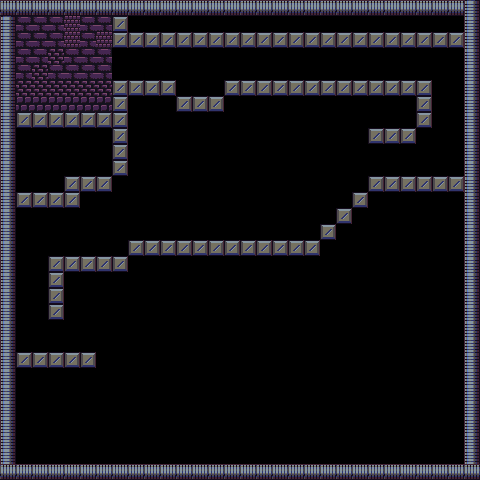

This game map was drawn from its Tiled (.tmx) file and the tilesets committed beside it. A one-line description and the trimmed map source follow:
An orthogonal 30x30 tile map with 16x16 px tiles, 5 tile layers (Collision, Background 1, Main, Foreground, ...).

<map version="1.0" tiledversion="1.1.6" orientation="orthogonal" renderorder="left-up" width="30" height="30" tilewidth="16" tileheight="16" infinite="0" nextobjectid="8">
 <tileset firstgid="1" name="sheet" tilewidth="16" tileheight="16" tilecount="440" columns="20">
  <image source="sheet.png" width="320" height="352" />
 </tileset>
 <layer name="Collision" width="30" height="30">
  <data>[900 cells, 216 non-empty, 1 distinct tile ids]</data>
 </layer>
 <layer name="Background 1" width="30" height="30" opacity="0.58">
  <data>[900 cells, 36 non-empty, 4 distinct tile ids]</data>
 </layer>
 <layer name="Main" width="30" height="30">
  <data>[900 cells, 216 non-empty, 3 distinct tile ids]</data>
 </layer>
 <layer name="Foreground" width="30" height="30">
  <data>[900 cells, 0 non-empty, 0 distinct tile ids]</data>
 </layer>
 <layer name="Stalagtites" width="30" height="30">
  <data>[900 cells, 0 non-empty, 0 distinct tile ids]</data>
 </layer>
</map>